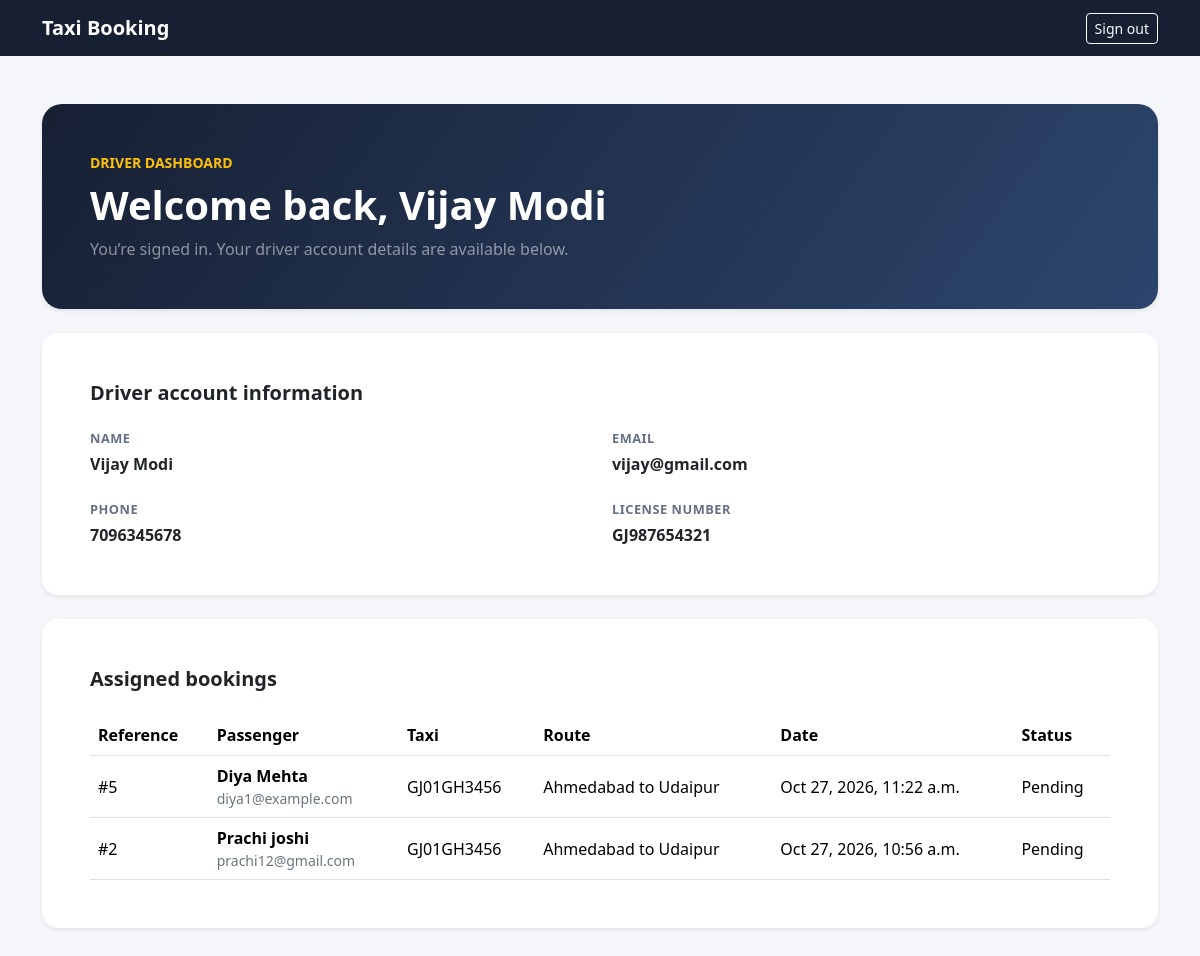
/driver/dashboard/ (signed in), run on an earlier commit of the app's database.
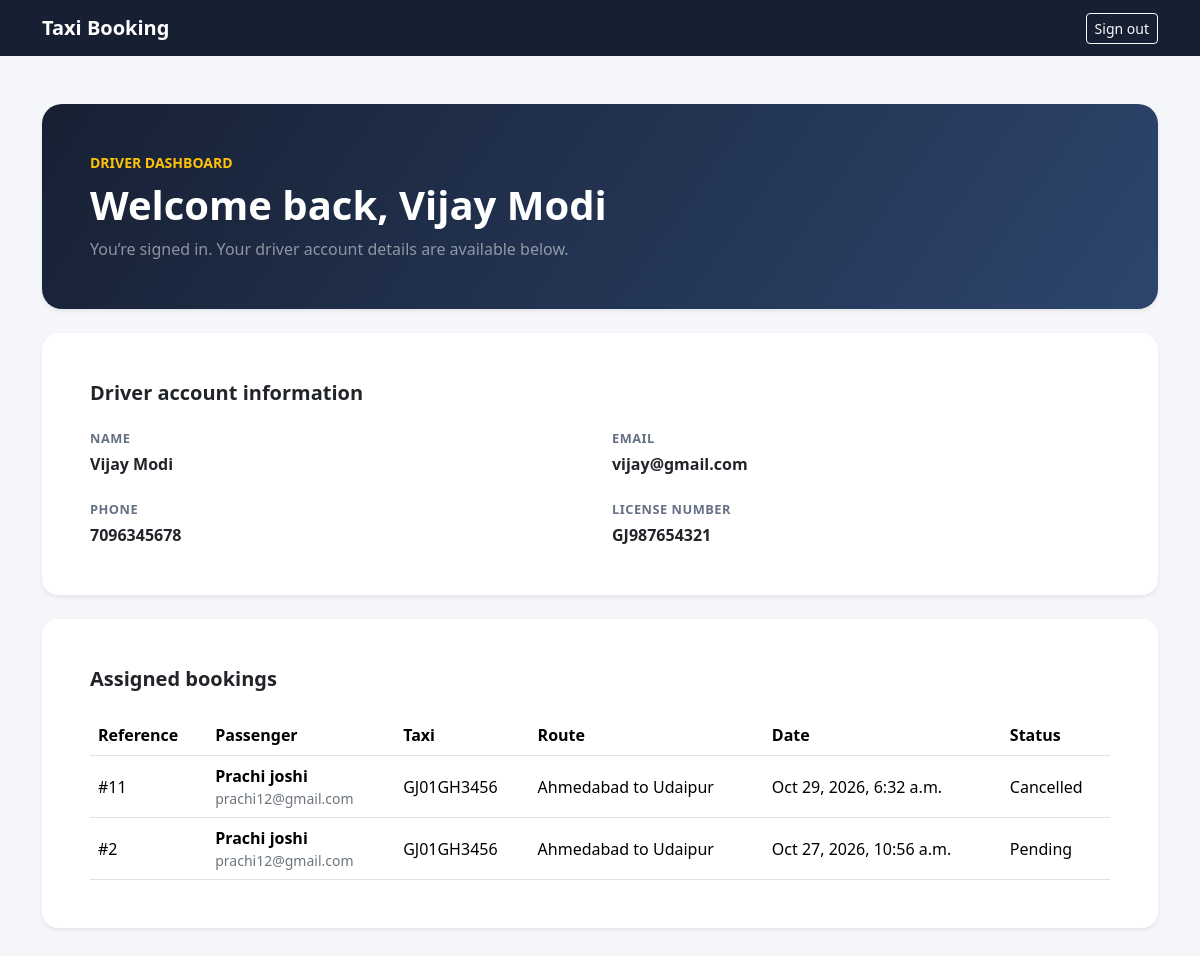
And on a later commit of the database.
### core/models.py (models this page shows, shortened)
class Booking(models.Model):
    STATUS_CHOICES = [
        ('Pending', 'Pending'),
        ('Approved', 'Approved'),
        ('Cancelled', 'Cancelled'),
    ]
    user = models.ForeignKey(
        'core.User',
        on_delete=models.CASCADE,
        related_name='bookings'
    )
    taxi = models.ForeignKey(
        'core.Taxi',
        on_delete=models.CASCADE,
        related_name='bookings'
    )
    date = models.DateTimeField(auto_now_add=True)
    status = models.CharField(
        max_length=20,
        choices=STATUS_CHOICES,
        default='Pending'
    )

class User(models.Model):
    name = models.CharField(max_length=100)
    email = models.EmailField(unique=True)
    mobile = models.CharField(max_length=15)
    password = models.CharField(max_length=128)
    class Meta:
        ordering = ['name']

class Taxi(models.Model):
    number = models.CharField(max_length=20, unique=True)
    type = models.CharField(max_length=50)
    source = models.CharField(max_length=100)
    destination = models.CharField(max_length=100)
    price = models.DecimalField(max_digits=10, decimal_places=2)
    availability = models.BooleanField(default=True)
    driver = models.ForeignKey(
        Driver,
        on_delete=models.CASCADE,
        related_name='taxis',
    )

### core/views.py (the view)
def driver_dashboard(request):
    driver_id = request.session.get('driver_user_id')
    if driver_id is None:
        return redirect('driver_login')
    driver = Driver.objects.filter(pk=driver_id).first()
    if driver is None:
        request.session.pop('driver_user_id', None)
        messages.info(request, 'Please sign in to continue.')
        return redirect('driver_login')
    bookings = Booking.objects.filter(
        taxi__driver=driver,
    ).select_related('user', 'taxi').order_by('-date')
    return render(request, 'core/driver_dashboard.html', {
        'driver': driver,
        'bookings': bookings,
    })

### core/templates/core/driver_dashboard.html (shortened to what the changed rows need)
<!DOCTYPE html>
<html lang="en">
<head>
    <link href="https://cdn.jsdelivr.net/npm/bootstrap@5.3.3/dist/css/bootstrap.min.css"
          rel="stylesheet">
</head>
<body>
<main class="container py-4 py-md-5">
    <section class="card welcome-card shadow-sm mb-4">
        <div class="card-body p-4 p-md-5">
            <h1 class="display-6 fw-bold mb-2">
                Welcome back, {{ driver.name }}
            </h1>
        </div>
    </section>
    <section class="card content-card shadow-sm" aria-labelledby="account-heading">
        <div class="card-body p-4 p-md-5">
            <h2 id="account-heading" class="h5 fw-bold mb-4">
                Driver account information
            </h2>
        </div>
    </section>
    <section class="card content-card shadow-sm mt-4" aria-labelledby="bookings-heading">
        <div class="card-body p-4 p-md-5">
            <h2 id="bookings-heading" class="h5 fw-bold mb-4">
                Assigned bookings
            </h2>
            {% if bookings %}
                <div class="table-responsive">
                    <table class="table align-middle mb-0">
                        <thead>
                            <tr>
                                <th>Reference</th>
                                <th>Passenger</th>
                                <th>Taxi</th>
                                <th>Route</th>
                                <th>Date</th>
                                <th>Status</th>
                            </tr>
                        </thead>
                        <tbody>
                            {% for booking in bookings %}
                                <tr>
                                    <td>#{{ booking.id }}</td>
                                    <td>
                                        <div class="fw-semibold">{{ booking.user.name }}</div>
                                        <div class="small text-secondary">{{ booking.user.email }}</div>
                                    </td>
                                    <td>{{ booking.taxi.number }}</td>
                                    <td>{{ booking.taxi.source }} to {{ booking.taxi.destination }}</td>
                                    <td>{{ booking.date|date:"M j, Y, g:i a" }}</td>
                                    <td>{{ booking.status }}</td>
                                </tr>
                            {% endfor %}
                        </tbody>
                    </table>
                </div>
            {% else %}
                <p class="text-secondary mb-0">You have no assigned bookings.</p>
            {% endif %}
        </div>
    </section>
</main>
</body>
</html>

What changed in the data, as far as the page shows it:
removed Booking: id "5", user.name "Diya Mehta", user.email "diya1@example.com", taxi.number "GJ01GH3456", taxi.source "Ahmedabad", taxi.destination "Udaipur", date "Oct 27, 2026, 11:22 a.m.", status "Pending"
added Booking: id "11", user.name "Prachi joshi", user.email "prachi12@gmail.com", taxi.number "GJ01GH3456", taxi.source "Ahmedabad", taxi.destination "Udaipur", date "Oct 29, 2026, 6:32 a.m.", status "Cancelled"
